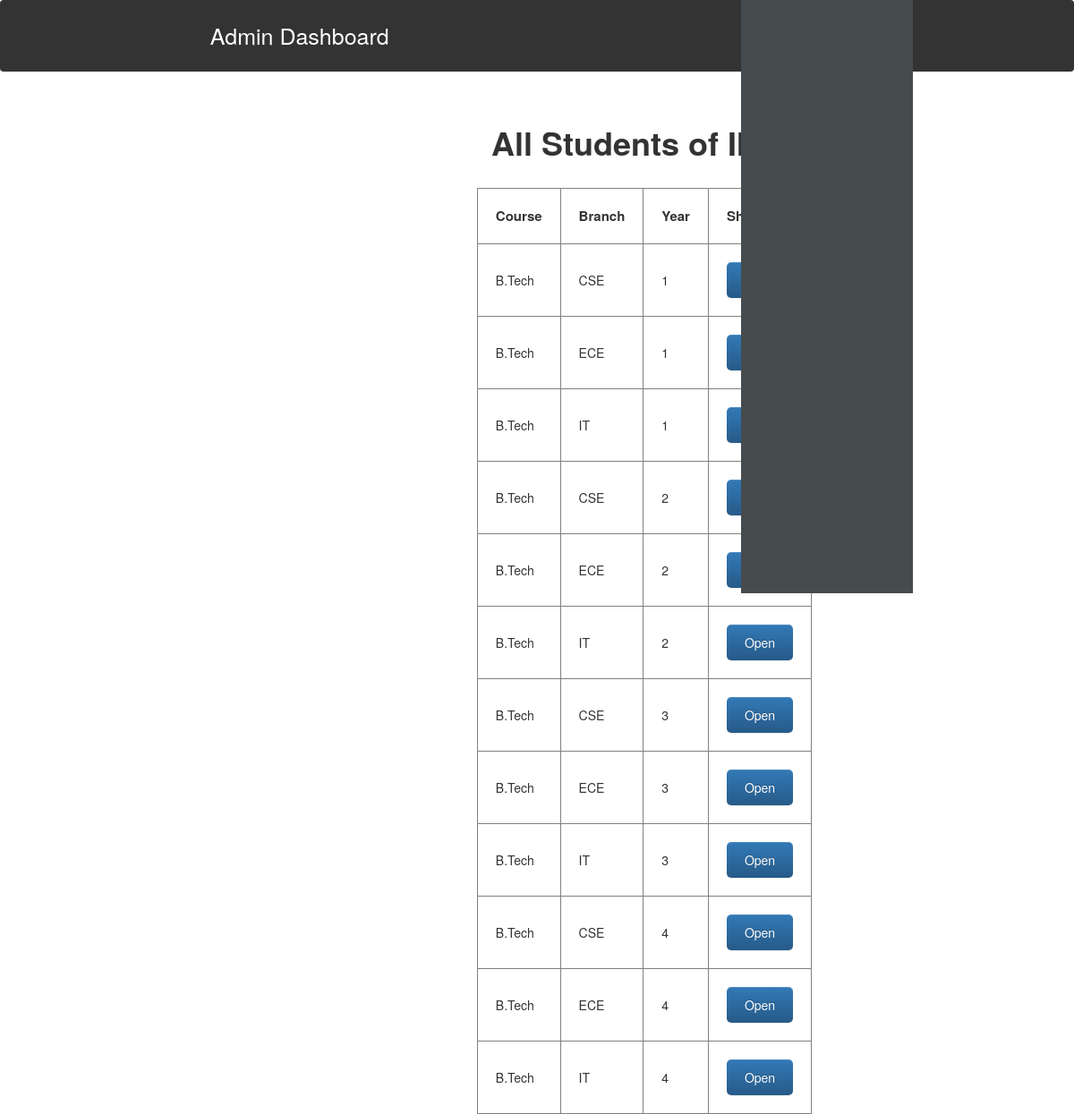
Page /Admin/StudentControl/all_students.php on the committed database.
### tables this page shows
CREATE TABLE `all_students` (
  `course` text NOT NULL,
  `branch` text NOT NULL,
  `year` int(10) NOT NULL
);

### Admin/StudentControl/all_students.php (the view, shortened to what this page needs)
<?php
    $host="localhost";
    $user="root";
    $password="";
    $db="iiit_b";
    $data=mysqli_connect($host,$user,$password,$db);
    $sql="SELECT * from all_students";
    $result=mysqli_query($data,$sql);
?>
<!DOCTYPE html>
<html lang="en">
<head>
    <link rel="stylesheet" href="../admin.css">
    <link rel="stylesheet" href="../admission.css">
    <link rel="stylesheet" href="https://cdn.jsdelivr.net/npm/bootstrap@3.3.7/dist/css/bootstrap.min.css">
    <link rel="stylesheet" href="https://cdn.jsdelivr.net/npm/bootstrap@3.3.7/dist/css/bootstrap-theme.min.css">
</head>
<body>
    <?php
            include '../admin_sidebar.php';
    ?>
         <div class="content">
        <center>
        <h1 style="font-weight:550;">All Students of IIITB</h1>
        <br>
        <table border="1px">
            <tr>
                <th style="padding:20px; font-size:15px">Course</th>
                <th style="padding:20px; font-size:15px">Branch</th>
                <th style="padding:20px; font-size:15px">Year</th>
                <th style="padding:20px; font-size:15px">Show List</th>
            </tr>
            <?php
            while($info=$result->fetch_assoc())
            {
            ?>
            <tr>
                <td style="padding:20px;"><?php echo "{$info['course']}"; ?></td>
                <td style="padding:20px;"><?php echo "{$info['branch']}"; ?></td>
                <td style="padding:20px;"><?php echo "{$info['year']}"; ?></td>
                <td style="padding:20px;">
                    <form method="post">
                         <input class="btn btn-primary" type="submit" id="submit" name="apply" value="Open">
                    </form>
                </td>
            </tr>
            <?php
            }
            ?>
        </table>
        </center>
    </div>
</body>
</html>

### Admin/admin.css (style rules this page uses)
* { padding: 0px; margin: 0px; }

### Admin/admission.css (style rules this page uses)
.content { margin-left: 20%; margin-top: 5%; }

### Admin/admin_sidebar.php (style rules this page uses)
.btn { padding: 10px 20px; background-color: #007bff; color: white; border: none; border-radius: 5px; cursor: pointer; }

### rows in the picture
all_students: course "B.Tech", branch "CSE", year "1"
all_students: course "B.Tech", branch "ECE", year "1"
all_students: course "B.Tech", branch "IT", year "1"
all_students: course "B.Tech", branch "CSE", year "2"
all_students: course "B.Tech", branch "ECE", year "2"
all_students: course "B.Tech", branch "IT", year "2"
all_students: course "B.Tech", branch "CSE", year "3"
all_students: course "B.Tech", branch "ECE", year "3"
all_students: course "B.Tech", branch "IT", year "3"
all_students: course "B.Tech", branch "CSE", year "4"
all_students: course "B.Tech", branch "ECE", year "4"
all_students: course "B.Tech", branch "IT", year "4"
